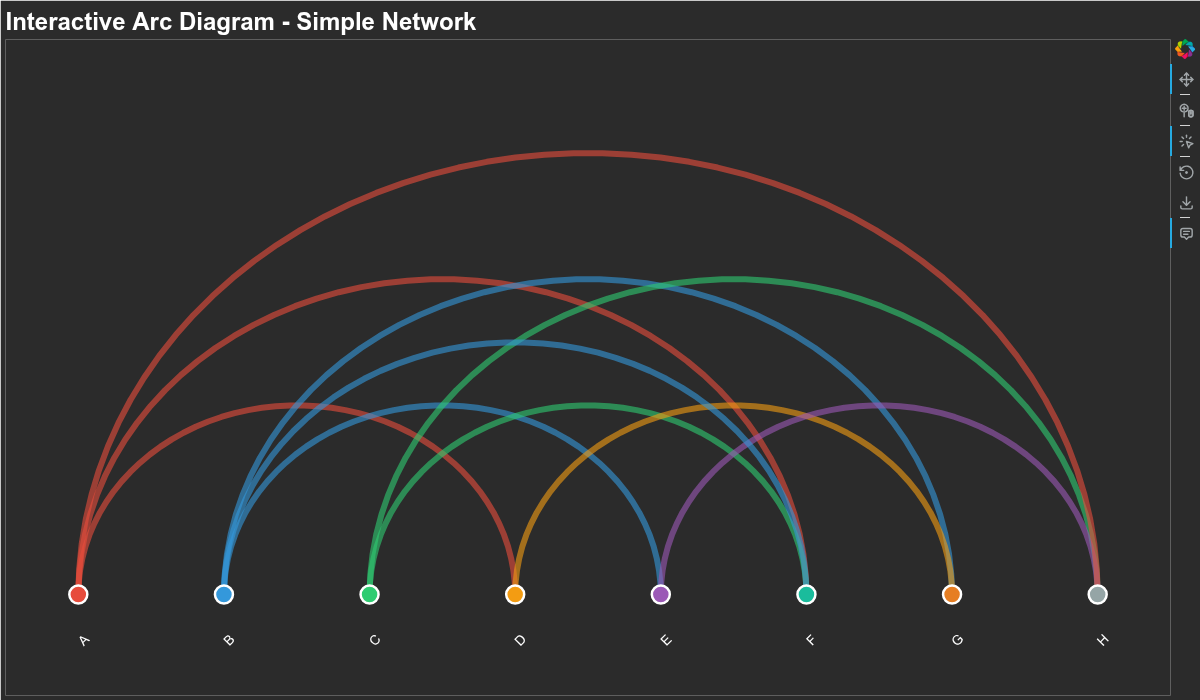

Write the Python code that produced this figure.
from bokeh_rocks import create_sample_network, plot_arc_diagram, show, save_plot

nodes, edges, colors, weights = create_sample_network('simple')
arc1 = plot_arc_diagram(
    nodes=nodes,
    edges=edges,
    node_colors=colors,
    title='Interactive Arc Diagram - Simple Network',
    width=1200,
    height=700,
    arc_height_scale=2,
    node_size=18
)
show(arc1, browser=None)
save_plot(arc1, "output/custom_plots_01")
